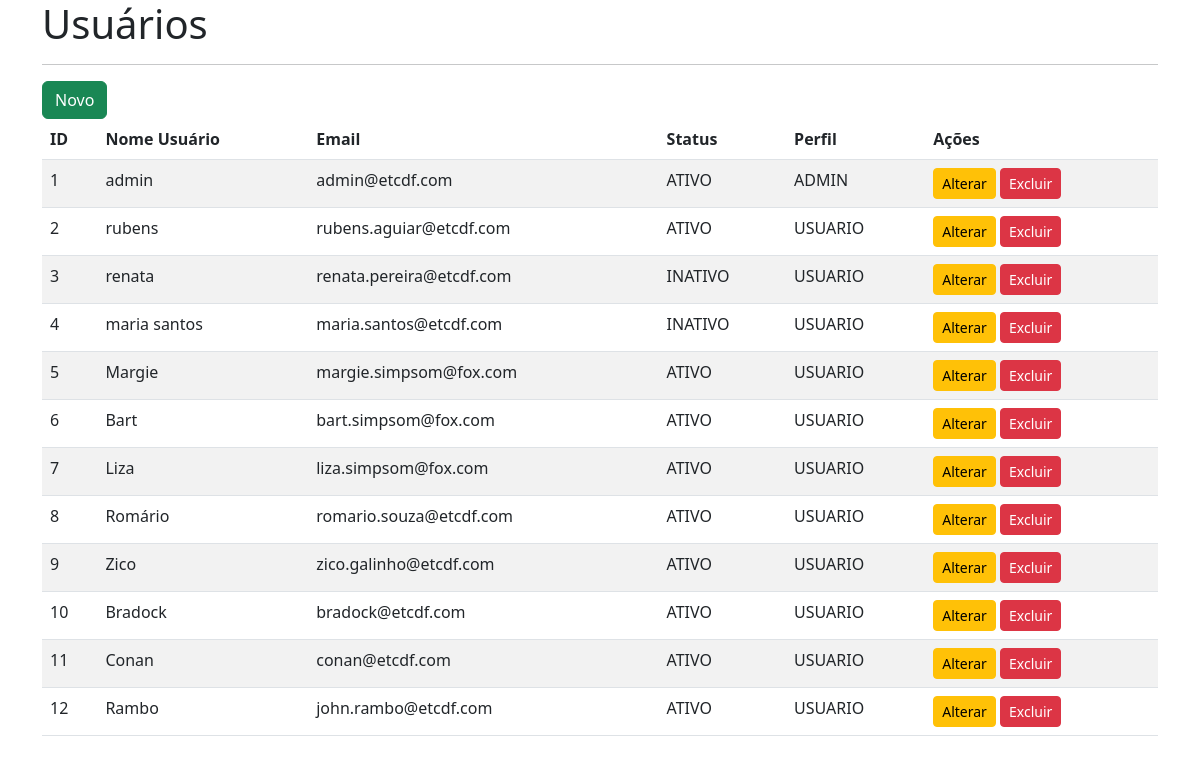
Screenshot of /usuarios/ with the database file from the repository.
### tables this page shows
CREATE TABLE usuarios (
	ID				INT PRIMARY KEY AUTO_INCREMENT,
    NOME_USUARIO	VARCHAR(100) NOT NULL UNIQUE,
    EMAIL			VARCHAR(255) NOT NULL UNIQUE,
    PASSWORD		VARCHAR(100) NOT NULL,
    STATUS			ENUM('ATIVO', 'INATIVO') DEFAULT 'ATIVO',
    PERFIL			ENUM('ADMIN', 'USUARIO') DEFAULT 'USUARIO',
    DATA_CADASTRO	DATETIME DEFAULT NOW()
);

### usuarios/index.php (the view)
<?php
  require_once "../layouts/header.php";
  $conexao =  new PDO('mysql:host=localhost;dbname=aula15_exercicio02;charset=utf8', 'root','');
  $sql = "SELECT * from aula15_exercicio02.usuarios ORDER BY id";
  $stmt = $conexao->prepare($sql);
  $stmt->execute();
  $usuarios = $stmt->fetchAll();
?>
  <main class="container">
    <h1>Usuários</h1>
    <hr>
    <a href="new.php" class="btn btn-success">Novo</a>
    <br>
    <table class="table table-striped">
      <thead>
        <tr>
          <th>ID</th>
          <th>Nome Usuário</th>
          <th>Email</th>
          <th>Status</th>
          <th>Perfil</th>
          <th>Ações</th>
        </tr>
      </thead>
      <tbody>
        <?php foreach ($usuarios as $usuario) { ?>
        <tr>
          <td><?=$usuario['ID'] ?></td>
          <td><?=$usuario['NOME_USUARIO'] ?></td>
          <td><?=$usuario['EMAIL'] ?></td>
          <td><?=$usuario['STATUS'] ?></td>
          <td><?=$usuario['PERFIL'] ?></td>
          <td>
            <a href="#" class="btn btn-warning btn-sm">Alterar</a>
            <a href="#" class="btn btn-danger btn-sm">Excluir</a>
          </td>
        </tr>
        <?php } ?>
      </tbody>
    </table>
  </main>
<?php require_once "../layouts/footer.php"; ?>

### layouts/header.php (shortened to what this page needs)
<!DOCTYPE html>
<html lang="pt-br">
<head>
  <link href="https://cdn.jsdelivr.net/npm/bootstrap@5.2.2/dist/css/bootstrap.min.css" rel="stylesheet">
</head>
<body>

### layouts/footer.php (shortened to what this page needs)
</body>
</html>

### rows the page displays
usuarios: ID "1", NOME_USUARIO "admin", EMAIL "admin@etcdf.com", STATUS "ATIVO", PERFIL "ADMIN"
usuarios: ID "2", NOME_USUARIO "rubens", EMAIL "rubens.aguiar@etcdf.com", STATUS "ATIVO", PERFIL "USUARIO"
usuarios: ID "3", NOME_USUARIO "renata", EMAIL "renata.pereira@etcdf.com", STATUS "INATIVO", PERFIL "USUARIO"
usuarios: ID "4", NOME_USUARIO "maria santos", EMAIL "maria.santos@etcdf.com", STATUS "INATIVO", PERFIL "USUARIO"
usuarios: ID "5", NOME_USUARIO "Margie", EMAIL "margie.simpsom@fox.com", STATUS "ATIVO", PERFIL "USUARIO"
usuarios: ID "6", NOME_USUARIO "Bart", EMAIL "bart.simpsom@fox.com", STATUS "ATIVO", PERFIL "USUARIO"
usuarios: ID "7", NOME_USUARIO "Liza", EMAIL "liza.simpsom@fox.com", STATUS "ATIVO", PERFIL "USUARIO"
usuarios: ID "8", NOME_USUARIO "Romário", EMAIL "romario.souza@etcdf.com", STATUS "ATIVO", PERFIL "USUARIO"
usuarios: ID "9", NOME_USUARIO "Zico", EMAIL "zico.galinho@etcdf.com", STATUS "ATIVO", PERFIL "USUARIO"
usuarios: ID "10", NOME_USUARIO "Bradock", EMAIL "bradock@etcdf.com", STATUS "ATIVO", PERFIL "USUARIO"
usuarios: ID "11", NOME_USUARIO "Conan", EMAIL "conan@etcdf.com", STATUS "ATIVO", PERFIL "USUARIO"
usuarios: ID "12", NOME_USUARIO "Rambo", EMAIL "john.rambo@etcdf.com", STATUS "ATIVO", PERFIL "USUARIO"
